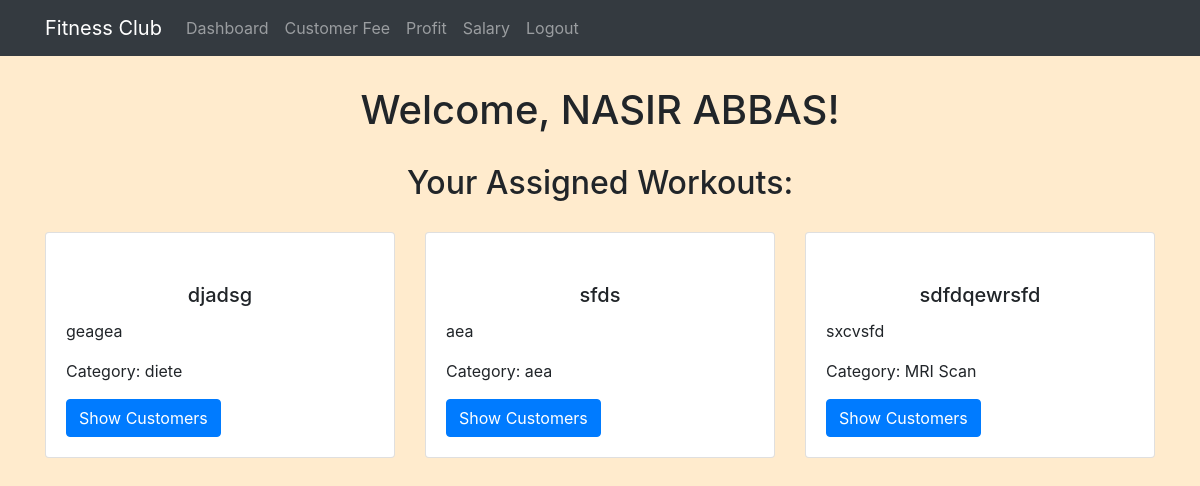
The app's page /instructor-dashboard/ (signed in) with its own data.
### fitnessapp/models.py (models this page shows, shortened)
class Instructor(models.Model):
    instructor_id = models.AutoField(primary_key=True)
    username = models.CharField(max_length=50)
    full_name = models.CharField(max_length=100)
    password = models.CharField(max_length=50)
    email = models.EmailField()
    phone_number = models.CharField(max_length=15)
    address = models.TextField()
    qualification = models.CharField(max_length=100)
    timings = models.CharField(max_length=100)

class Workout(models.Model):
    workout_id = models.AutoField(primary_key=True)
    workout_name = models.CharField(max_length=100)
    workout_description = models.TextField()
    category_name = models.CharField(max_length=50)
    instructor = models.ForeignKey(Instructor, on_delete=models.CASCADE , default = 1)  # Add this line

### fitnessapp/views.py (the view)
# urls.py: path('instructor-dashboard/', views.instructor_dashboard, name='instructor_dashboard'),
def instructor_dashboard(request):
    if 'instructor_id' not in request.session:
        return redirect('instructor_login')  # Redirect to login page if not logged in
    instructor_id = request.session['instructor_id']
    try:
        instructor = Instructor.objects.get(pk=instructor_id)
    except Instructor.DoesNotExist:
        del request.session['instructor_id']
        return redirect('instructor_login')
    context = {
        'instructor': instructor,
        'instructor_id':instructor_id,
    }
    return render(request, 'instructor/instructor_dashboard.html', context)

### fitnessapp/templates/instructor/instructor_dashboard.html (shortened to what this page needs)
{% extends './instructor_base.html' %}
{% block content %}
    <h1>Welcome, {{ instructor.full_name }}!</h1>
    <h2>Your Assigned Workouts:</h2>
    <div class="row">
        {% for workout in instructor.workout_set.all %}
            <div class="col-md-4">
                <div class="card mb-4">
                    <div class="card-body">
                        <h5 class="card-title">{{ workout.workout_name }}</h5>
                        <p class="card-text">{{ workout.workout_description }}</p>
                        <p class="card-text">Category: {{ workout.category_name }}</p>
                        <a href="{% url 'show_customers' workout.workout_id %}" class="btn btn-primary">Show Customers</a>
                    </div>
                </div>
            </div>
        {% endfor %}
    </div>
{% endblock %}

### fitnessapp/templates/instructor/instructor_base.html (style rules this page uses)
body { background-color: blanchedalmond; }
h1, h2, h3, h4, h5 { margin: 30px; text-align: center; }

### records on screen
Instructor: full_name "NASIR ABBAS"
Workout: workout_name "djadsg", workout_description "geagea", category_name "diete"
Workout: workout_name "sfds", workout_description "aea", category_name "aea"
Workout: workout_name "sdfdqewrsfd", workout_description "sxcvsfd", category_name "MRI Scan"
